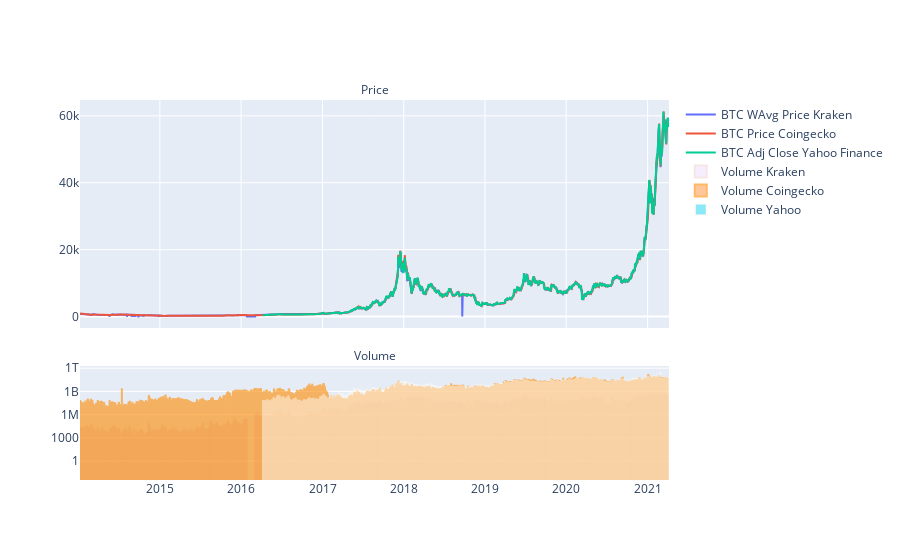

The cell this chart's notebook holds for it:
### Markdown cell above
### Comparison Chart BTC Closing Price

### Code cell
fig = go.Figure()

quandl_kraken = df_sample_quandl_kraken
coingecko = df_cg_btc_data
yahoo = df_yahoo_btc_data

fig = make_subplots(rows=2, cols=1, shared_xaxes=True,
                   vertical_spacing=0.1, subplot_titles=('Price', 'Volume'),
                   row_width=[0.5, 1])

fig.add_trace(go.Scatter(x=quandl_kraken.index, y=quandl_kraken['Weighted Price'],
                         mode='lines',
                         name='BTC WAvg Price Kraken'), row=1, col=1)

fig.add_trace(go.Scatter(x=coingecko.index, y=coingecko['price'],
                         mode='lines',
                         name='BTC Price Coingecko'), row=1, col=1)

fig.add_trace(go.Scatter(x=yahoo.index, y=yahoo['Adj Close'],
                         mode='lines',
                         name='BTC Adj Close Yahoo Finance'), row=1, col=1)


fig.add_trace(go.Bar(x=quandl_kraken.index, y=quandl_kraken['Volume (Currency)'],
                     name='Volume Kraken',
                     opacity=0.1,
                     marker=dict(
                         line=dict(color='firebrick', width=2)
                     )), row=2, col=1)

fig.add_trace(go.Bar(x=coingecko.index, y=coingecko['volume'],
                     name='Volume Coingecko',
                     opacity=0.6,
                     marker=dict(
                         line=dict(color='darkorange', width=2)
                     )), row=2, col=1)

fig.add_trace(go.Bar(x=yahoo.index, y=yahoo['Volume'],
                     name='Volume Yahoo',
                     opacity=0.5,
                     marker=dict(
                         line=dict(color='floralwhite', width=2)
                     )), row=2, col=1)

fig.update_annotations(font_size=12)

fig.update_layout(yaxis2_type="log")

fig.show()

### Figure 1 — Plotly figure (JSON) as saved in the notebook; plotly's stock layout.template omitted (floating-point values rounded to 4 significant figures; data arrays with more than 128 entries replaced by an {"elided": "..."} marker saying what was removed)
{"data": [{"mode": "lines", "name": "BTC WAvg Price Kraken", "type": "scatter", "x": {"elided": "2639 str values"}, "xaxis": "x", "y": {"elided": "2639 float values"}, "yaxis": "y"}, {"mode": "lines", "name": "BTC Price Coingecko", "type": "scatter", "x": {"elided": "2639 str values"}, "xaxis": "x", "y": {"elided": "2639 float values"}, "yaxis": "y"}, {"mode": "lines", "name": "BTC Adj Close Yahoo Finance", "type": "scatter", "x": {"elided": "1816 str values"}, "xaxis": "x", "y": {"elided": "1816 float values"}, "yaxis": "y"}, {"marker": {"line": {"color": "firebrick", "width": 2}}, "name": "Volume Kraken", "opacity": 0.1, "type": "bar", "x": {"elided": "2639 str values"}, "xaxis": "x2", "y": {"elided": "2639 float values"}, "yaxis": "y2"}, {"marker": {"line": {"color": "darkorange", "width": 2}}, "name": "Volume Coingecko", "opacity": 0.6, "type": "bar", "x": {"elided": "2639 str values"}, "xaxis": "x2", "y": {"elided": "2639 float values"}, "yaxis": "y2"}, {"marker": {"line": {"color": "floralwhite", "width": 2}}, "name": "Volume Yahoo", "opacity": 0.5, "type": "bar", "x": {"elided": "1816 str values"}, "xaxis": "x2", "y": {"elided": "1816 int values"}, "yaxis": "y2"}], "layout": {"annotations": [{"font": {"size": 12}, "showarrow": false, "text": "Price", "x": 0.5, "xanchor": "center", "xref": "paper", "y": 1, "yanchor": "bottom", "yref": "paper"}, {"font": {"size": 12}, "showarrow": false, "text": "Volume", "x": 0.5, "xanchor": "center", "xref": "paper", "y": 0.3, "yanchor": "bottom", "yref": "paper"}], "autosize": true, "xaxis": {"anchor": "y", "autorange": true, "domain": [0, 1], "matches": "x2", "range": ["2014-01-06 23:57:20.641", "2021-04-07 00:02:39.359"], "showticklabels": false, "type": "date"}, "xaxis2": {"anchor": "y2", "autorange": true, "domain": [0, 1], "range": ["2014-01-06 23:57:20.641", "2021-04-07 00:02:39.359"], "type": "date"}, "yaxis": {"anchor": "x", "autorange": true, "domain": [0.4, 1], "range": [-3406.0, 64720.0], "type": "linear"}, "yaxis2": {"anchor": "x2", "autorange": true, "domain": [0, 0.3], "range": [-2.435, 12.28], "type": "log"}}}
